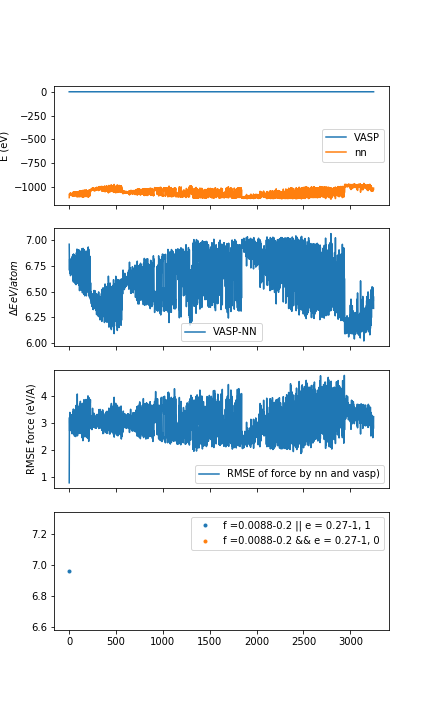

The Python source for this figure:
#!/usr/bin/env python3
# -*- coding: utf-8 -*-
"""

analysis used for test without org dataset, analysis_recal for test with org dataset
Created on Tue Nov 24 10:48:49 2020
1-Given NN0 where is trained with DS
2-MPMT  DataSet0=>DS0, DS0 has log file which contains potentail energy, and stress, dump file contains position (and atomic forces)
3-Use five or more different models to calculate model deviation, select idx0 to recal
  Select Rule : 1) mean of force model devi > 0.04, we do not impose upper band here
4-Recal using VASP for trajectories with idx0 to form VASP_DS0
  Note we have several pressure bins, so  VASP_DS0 = {VASP_DS01,VASP_DS02,VASP_DS03,...}
5-Compare energy, force, and virial of VASP_DS0 with those of NN0 prediction, select idx1 which is a subset of idx0
  Select Rule : 1)-force RMSE > reported error of NN && energy difference > reported error of NN
                2)- Skip several pressure bins, trained NN may be able to interpolate
6-Train with DS + VASP_DS0[idx1] to obtain NN1
7-Use NN1 to predict energy of whole VASP_DS0 dataset, select idx2
  Select Rule: 1)-force RMSE > reported error of NN && energy difference > reported error of NN
  in principle, idx2 should be a small submit of idx0, especially for those that were selected at step #5
8-Train with DS + VASP_DS0[idx1 || idx2] to obtain NN2
9-Use NN1 to predict energy of whole VASP_DS0 dataset, select idx3
  Select Rule: 1)-force RMSE > desired error of NN || energy differce > reported error of NN
10-Train with DS + VASP_DS0[idx1 || idx2 || idx3] to obtain NN3
reiterate step 8-9 until the # of outliars are very small amount, like 10% of total trajectory?

@author: jiedeng
"""

import numpy as np
import os
from model_dev_funcs import extract_org_nn_pred, dev_nn, dev_vasp_nn
import argparse
import matplotlib.pyplot as plt

parser = argparse.ArgumentParser()
parser.add_argument("--test_folder","-tf",default='recal/deepmd',help="model test folder")
parser.add_argument("--recal_foler","-rf",default='recal',help="recal folder")
parser.add_argument("--model_prefix","-mp",default='mm2',help="recal folder, support one model or multiple models, e.g., re4-re5-re6")
parser.add_argument("--energy_lower_cutoff","-elc",default=0.0044*2,type=float,help="lower cutoff for energy")
parser.add_argument("--energy_upper_cutoff","-euc",default=0.1,type=float,help="upper cutoff for energy")
parser.add_argument("--force_lower_cutoff","-fc",default=0.27,type=float,help="lower cutoff for force")
parser.add_argument("--force_upper_cutoff","-fuc",default=1,type=float,help="upper cutoff for force")

args        = parser.parse_args()
test_folder = args.test_folder
recal_foler = args.recal_foler
prefixs     = args.model_prefix.split('-')

#test_folder = '/Users/jiedeng/GD/papers/paperxx4_ml/sigma-20interval/40-60/test'
#recal_foler = '/Users/jiedeng/GD/papers/paperxx4_ml/sigma-20interval/40-60/recal'

### get confgis that were recalculated
#outcar = os.path.join(recal_foler,'OUTCAR')
natoms = 160

es_org,fs_org,vs_org, es,fs,vs                  = extract_org_nn_pred(test_folder,prefixs,natoms=natoms)
etot,forces ,stress   = es_org[0],fs_org[0],vs[0]
nsw = np.array(range(len(es_org[0])))

nn   = [np.mean(es,axis=0),np.mean(fs,axis=0),np.mean(vs,axis=0)]
vasp = [etot,forces,stress]
e_diff_per_atom = (etot[nsw] - nn[0])/natoms


rmsd_e,rmsd_f,rmsd_v=dev_vasp_nn(vasp,nn,natoms=natoms)


if len(prefixs) > 1:
    # several models
    max_dpgen_fs, mean_std_f = dev_nn(es,fs,vs)

    dpgen_corr   = np.corrcoef(max_dpgen_fs,e_diff_per_atom)
    mean_corr    = np.corrcoef(mean_std_f,e_diff_per_atom)
    corr_this_f  = np.corrcoef(rmsd_f,mean_std_f)[0][1]
    corr_dpgen_f = np.corrcoef(rmsd_f,max_dpgen_fs)[0][1]

    fig,ax = plt.subplots(4,1,figsize=(6,10),sharex=True)
    ax[0].plot(nsw+1,etot[nsw],'-',label='VASP')
    ax[0].plot(nsw+1,es[0],'-',label='re4 nn')
    ax[1].plot(nsw+1,e_diff_per_atom,'-',label='VASP-NN')
    ax[2].plot(nsw+1, rmsd_f[nsw],'-',label='RMSE of force by nn and vasp)')
    ax[3].plot(nsw+1,mean_std_f[nsw],label=' corr(RMSE, model_dev): {:02.4f} / {:02.4f}'.format(corr_this_f,corr_dpgen_f))
    ax[0].set_ylabel('E (eV)');
    ax[1].set_ylabel(r'$\Delta E eV/atom$');
    ax[2].set_ylabel('RMSE force (eV/A)');
    ax[3].set_ylabel('model dev, force ave');
    ax[0].legend()
    ax[1].legend()
    ax[2].legend()
    ax[3].legend()
    fig.savefig('corr.png')


    e_idx=np.where(abs(e_diff_per_atom)>0.0044)[0]
    f_idx=np.where(abs(rmsd_f)>0.27)[0]

    cutoffs = np.linspace(0,max(abs(mean_std_f)))
    ratios_e = []; num = []
    ratios_f = [];
    for cutoff in cutoffs:
        mod_dev_idx=np.where(abs(mean_std_f)>=cutoff)[0]
        ratios_e.append(len(np.intersect1d(e_idx,mod_dev_idx))/len(mod_dev_idx))
        ratios_f.append(len(np.intersect1d(f_idx,mod_dev_idx))/len(mod_dev_idx))
        num.append(len(mod_dev_idx))

    fig1,ax1 = plt.subplots(1,1,figsize=(6,2),sharex=True)
    ax1.plot(cutoffs,ratios_e,label='rmse e>nn error ')
    ax1.plot(cutoffs,ratios_f,label='rmse f>nn error ')
    ax2 = ax1.twinx()  # instantiate a second axes that shares the same x-axis
    ax2.plot(cutoffs,num,'k')
    ax1.legend()
    ax1.set_xlabel('cutoff')
    ax1.set_ylabel('correct frame fraction')
    ax2.set_ylabel('tot frame selected')
    ax1.grid()
    fig1.savefig('cutoff.png')

    fig3,ax3 = plt.subplots(1,1,figsize=(6,2),sharex=True)
    ax3.plot(f_idx,e_diff_per_atom[f_idx],'.',label='f > nn {0}'.format(len(f_idx)))
    ef_idx = np.intersect1d(e_idx,f_idx)
    ax3.plot(ef_idx,e_diff_per_atom[ef_idx],'.',label='f > nn && e > nn {0}'.format(len(ef_idx)))
    ax3.legend()
    fig3.savefig('idx_efc.png')
    nsw_efc=np.array(nsw+1).astype(int)[ef_idx]
    np.savetxt(os.path.join(recal_foler,'nsw_efc'),
               nsw_efc,
               header='energy cutoff {0} && force cutoff {1}'.format(args.energy_cutoff, args.force_cutoff))
    fig3.show()
    fig.show()
    fig1.show()


else:
    # one model only

    e_idx1 = np.where(abs(e_diff_per_atom)<args.energy_upper_cutoff)[0]
    e_idx2 = np.where(abs(e_diff_per_atom)>args.energy_lower_cutoff)[0]
    f_idx1 = np.where(abs(rmsd_f)<args.force_upper_cutoff)[0]
    f_idx2 = np.where(abs(rmsd_f)>args.force_lower_cutoff)[0]

    e_idx=np.intersect1d(e_idx1,e_idx2)
    f_idx=np.intersect1d(f_idx1,f_idx2)

    e_and_f_idx = np.intersect1d(e_idx,f_idx)
    e_or_f_idx  = np.union1d(e_idx,f_idx)

    fig,ax = plt.subplots(4,1,figsize=(6,10),sharex=True)
    ax[0].plot(nsw+1,etot[nsw],'-',label='VASP')
    ax[0].plot(nsw+1,es[0],'-',label='nn')
    ax[1].plot(nsw+1,e_diff_per_atom,'-',label='VASP-NN')
    ax[2].plot(nsw+1, rmsd_f[nsw],'-',label='RMSE of force by nn and vasp)')
    ax[0].set_ylabel('E (eV)');
    ax[1].set_ylabel(r'$\Delta E eV/atom$');
    ax[2].set_ylabel('RMSE force (eV/A)');

    ax[3].plot(e_or_f_idx+1,e_diff_per_atom[e_or_f_idx],'.',
             label='e ={0}-{1} || f = {2}-{3}, {4}'.format(args.energy_lower_cutoff,args.energy_upper_cutoff,
                                                           args.force_lower_cutoff,args.force_upper_cutoff,
                                                           len(e_or_f_idx)))
    ax[3].plot(e_and_f_idx+1,e_diff_per_atom[e_and_f_idx],'.',
             label='e ={0}-{1} && f = {2}-{3}, {4}'.format(args.energy_lower_cutoff,args.energy_upper_cutoff,
                                                           args.force_lower_cutoff,args.force_upper_cutoff,
                                                           len(e_and_f_idx)))
    ax[3].set_ylabel(r'$\Delta E eV/atom$');
    ax[0].legend()
    ax[1].legend()
    ax[2].legend()
    ax[3].legend()

    np.savetxt(os.path.join(test_folder,'vid_e_or_f'),
               e_or_f_idx+1,
               header='e ={0}-{1} || f = {2}-{3}, {4}'.format(args.energy_lower_cutoff,args.energy_upper_cutoff,
                                                           args.force_lower_cutoff,args.force_upper_cutoff,
                                                           len(e_or_f_idx)))
    np.savetxt(os.path.join(test_folder,'id_e_or_f'),
               e_or_f_idx,
               header='e ={0}-{1} || f = {2}-{3}, {4}'.format(args.energy_lower_cutoff,args.energy_upper_cutoff,
                                                           args.force_lower_cutoff,args.force_upper_cutoff,
                                                           len(e_or_f_idx)))
    np.savetxt(os.path.join(test_folder,'vid_e_and_f'),
               e_and_f_idx+1,
               header='e ={0}-{1} && f = {2}-{3}, {4}'.format(args.energy_lower_cutoff,args.energy_upper_cutoff,
                                                           args.force_lower_cutoff,args.force_upper_cutoff,
                                                           len(e_and_f_idx)))
    np.savetxt(os.path.join(test_folder,'id_e_and_f'),
               e_and_f_idx,
               header='e ={0}-{1} && f = {2}-{3}, {4}'.format(args.energy_lower_cutoff,args.energy_upper_cutoff,
                                                           args.force_lower_cutoff,args.force_upper_cutoff,
                                                           len(e_and_f_idx)))
    plt.savefig('analysis_recal.png')
    fig.show()
